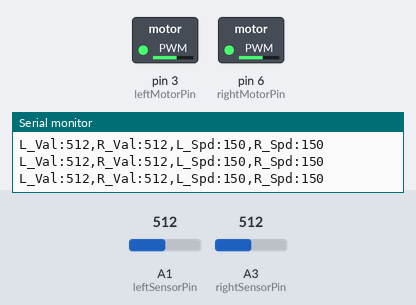
A sketch run on a simulated Arduino Uno, built with avr-gcc and run on an emulated ATmega328P. Shown: switched loads named in the sketch (green lamp = pin HIGH), the last lines printed to the serial monitor. The test bench sets the inputs (shaded band); at power-on: A1 (leftSensorPin) = 512, A3 (rightSensorPin) = 512.

Above: at 1.2 s.
1.3 s: A1 (leftSensorPin) set to 716
At 1.9 s:
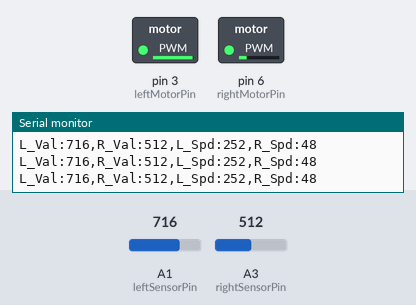
2.8 s: A3 (rightSensorPin) set to 306
At 3.1 s:
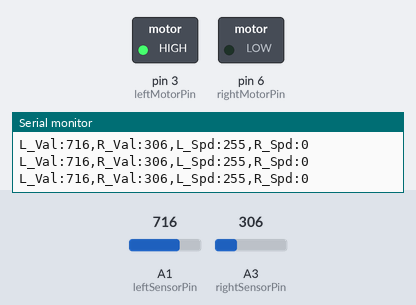
4.3 s: A1 (leftSensorPin) set to 600
At 5.4 s:
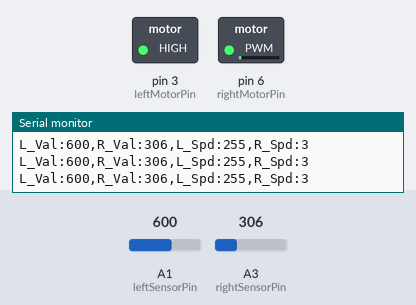
5.8 s: A1 (leftSensorPin) set to 573
At 6.5 s:
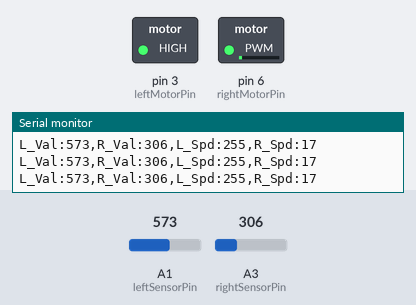
8.8 s: A3 (rightSensorPin) set to 511
At 10.0 s:
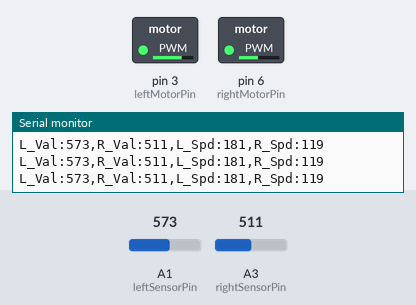
10.3 s: A3 (rightSensorPin) set to 716
At 10.7 s:
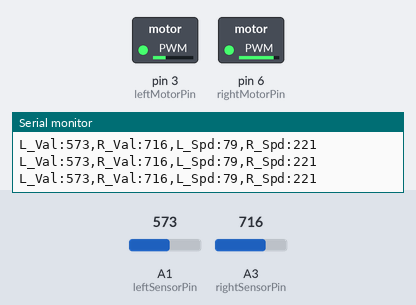
Timing chart, 0 to 12.8 s (numbered marks = the images above; inputs shaded):
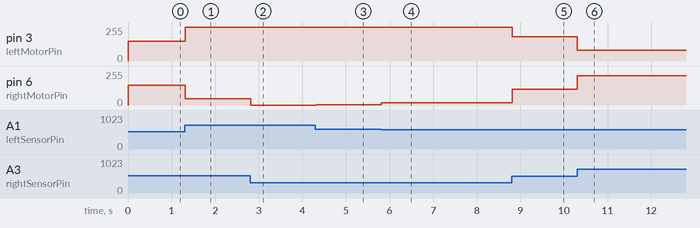

Measured:
- after the input at 1.3 s, pin 3 (leftMotorPin): 150/255 → 252/255 at once; pin 6 (rightMotorPin): 150/255 → 48/255 at once
- after the input at 2.8 s, pin 3 (leftMotorPin): 252/255 → 255/255 at once; pin 6 (rightMotorPin): 48/255 → 0/255 at once
- after the input at 4.3 s, pin 6 (rightMotorPin): 0/255 → 3/255 at once
- after the input at 5.8 s, pin 6 (rightMotorPin): 3/255 → 17/255 at once
- after the input at 8.8 s, pin 3 (leftMotorPin): 255/255 → 181/255 at once; pin 6 (rightMotorPin): 17/255 → 119/255 at once
- after the input at 10.3 s, pin 3 (leftMotorPin): 181/255 → 79/255 at once; pin 6 (rightMotorPin): 119/255 → 221/255 at once

The sketch:

MouseRace_PW3_G30_v1.1.ino
```cpp
// ===== PW3 mouse refined control code =====

// Analog inputs
const int leftSensorPin  = A1;   // left whisker signal
const int rightSensorPin = A3;   // right whisker signal

// Motor outputs
const int leftMotorPin   = 3;    // D3
const int rightMotorPin  = 6;    // D6

// Tunable values
int baseSpeed = 150;      // normal forward speed (0-255)
float Kp = 0.5;           // BUG FIX: Increased gain for better responsiveness
int deadband = 15;        // ignores tiny differences between sensors
int minSpeed = 0;
int maxSpeed = 255;

void setup() {
  pinMode(leftMotorPin, OUTPUT);
  pinMode(rightMotorPin, OUTPUT);

  // Note: analogRead pins don't strictly need pinMode(INPUT),
  // but it doesn't hurt.
  Serial.begin(115200);
}

void loop() {
  // 1. Read both sensor voltages
  int leftValue = analogRead(leftSensorPin);
  int rightValue = analogRead(rightSensorPin);

  // 2. Compute error (Right - Left)
  // LOGIC FIX: Flipping this to (right - left) ensures that if the right
  // sensor sees more light/wall, the 'correction' helps turn away from it correctly.
  int error = rightValue - leftValue;

  // 3. Ignore tiny differences to stop twitching
  if (abs(error) < deadband) {
    error = 0;
  }

  // 4. Convert error into steering correction
  float correction = Kp * error;

  // 5. Adjust motor speeds
  // LOGIC FIX: To turn LEFT, you slow down the Left motor and speed up the Right.
  int leftSpeed  = baseSpeed - (int)correction;
  int rightSpeed = baseSpeed + (int)correction;

  // 6. Clamp speeds using the built-in constrain() function
  // REFINEMENT: This is cleaner and prevents "variable creep" bugs.
  leftSpeed  = constrain(leftSpeed, minSpeed, maxSpeed);
  rightSpeed = constrain(rightSpeed, minSpeed, maxSpeed);

  // 7. Output PWM to motors
  analogWrite(leftMotorPin, leftSpeed);
  analogWrite(rightMotorPin, rightSpeed);

  // 8. Print values for debugging (formatted for Serial Plotter)
  Serial.print("L_Val:"); Serial.print(leftValue);
  Serial.print(","); Serial.print("R_Val:"); Serial.print(rightValue);
  Serial.print(","); Serial.print("L_Spd:"); Serial.print(leftSpeed);
  Serial.print(","); Serial.print("R_Spd:"); Serial.println(rightSpeed);

  delay(20); // Slightly longer delay for stability
}
```
